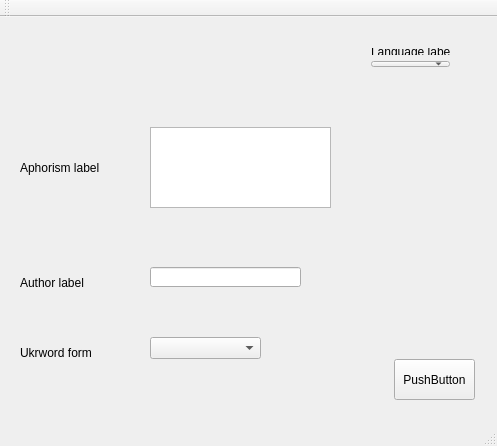
<?xml version="1.0" encoding="UTF-8"?>
<ui version="4.0">
 <class>MainWindow</class>
 <widget class="QMainWindow" name="MainWindow">
  <property name="geometry">
   <rect>
    <x>0</x>
    <y>0</y>
    <width>497</width>
    <height>446</height>
   </rect>
  </property>
  <property name="windowTitle">
   <string>MainWindow</string>
  </property>
  <widget class="QWidget" name="centralWidget">
   <widget class="QLabel" name="authorLabel">
    <property name="geometry">
     <rect>
      <x>20</x>
      <y>240</y>
      <width>91</width>
      <height>51</height>
     </rect>
    </property>
    <property name="acceptDrops">
     <bool>false</bool>
    </property>
    <property name="text">
     <string>Author label</string>
    </property>
    <property name="scaledContents">
     <bool>false</bool>
    </property>
    <property name="wordWrap">
     <bool>true</bool>
    </property>
   </widget>
   <widget class="QComboBox" name="formComboBox">
    <property name="geometry">
     <rect>
      <x>150</x>
      <y>320</y>
      <width>111</width>
      <height>22</height>
     </rect>
    </property>
   </widget>
   <widget class="QLabel" name="formLabel">
    <property name="geometry">
     <rect>
      <x>20</x>
      <y>315</y>
      <width>91</width>
      <height>41</height>
     </rect>
    </property>
    <property name="text">
     <string>Ukrword form</string>
    </property>
    <property name="wordWrap">
     <bool>true</bool>
    </property>
   </widget>
   <widget class="QPushButton" name="nextPushButton">
    <property name="geometry">
     <rect>
      <x>394</x>
      <y>342</y>
      <width>81</width>
      <height>41</height>
     </rect>
    </property>
    <property name="text">
     <string>PushButton</string>
    </property>
   </widget>
   <widget class="QWidget" name="">
    <property name="geometry">
     <rect>
      <x>360</x>
      <y>20</y>
      <width>101</width>
      <height>41</height>
     </rect>
    </property>
    <layout class="QVBoxLayout" name="verticalLayout">
     <item>
      <widget class="QLabel" name="langLabel">
       <property name="text">
        <string>Language label</string>
       </property>
      </widget>
     </item>
     <item>
      <widget class="QComboBox" name="langComboBox"/>
     </item>
    </layout>
   </widget>
   <widget class="QLabel" name="aphorismLabel">
    <property name="geometry">
     <rect>
      <x>20</x>
      <y>130</y>
      <width>91</width>
      <height>41</height>
     </rect>
    </property>
    <property name="text">
     <string>Aphorism label</string>
    </property>
    <property name="wordWrap">
     <bool>true</bool>
    </property>
   </widget>
   <widget class="QPlainTextEdit" name="aphorismPlainTextEdit">
    <property name="geometry">
     <rect>
      <x>150</x>
      <y>110</y>
      <width>181</width>
      <height>81</height>
     </rect>
    </property>
   </widget>
   <widget class="QLineEdit" name="authorLineEdit">
    <property name="geometry">
     <rect>
      <x>150</x>
      <y>250</y>
      <width>151</width>
      <height>20</height>
     </rect>
    </property>
   </widget>
   <zorder>langComboBox</zorder>
   <zorder>aphorismLabel</zorder>
   <zorder>aphorismPlainTextEdit</zorder>
   <zorder>langLabel</zorder>
   <zorder>langLabel</zorder>
   <zorder>langLabel</zorder>
   <zorder>langComboBox</zorder>
   <zorder>authorLabel</zorder>
   <zorder>authorLineEdit</zorder>
   <zorder>aphorismLabel</zorder>
   <zorder>authorLineEdit</zorder>
   <zorder>aphorismPlainTextEdit</zorder>
   <zorder>formComboBox</zorder>
   <zorder>formLabel</zorder>
   <zorder>nextPushButton</zorder>
  </widget>
  <widget class="QMenuBar" name="menuBar">
   <property name="geometry">
    <rect>
     <x>0</x>
     <y>0</y>
     <width>497</width>
     <height>21</height>
    </rect>
   </property>
  </widget>
  <widget class="QToolBar" name="mainToolBar">
   <attribute name="toolBarArea">
    <enum>TopToolBarArea</enum>
   </attribute>
   <attribute name="toolBarBreak">
    <bool>false</bool>
   </attribute>
  </widget>
  <widget class="QStatusBar" name="statusBar"/>
 </widget>
 <layoutdefault spacing="6" margin="11"/>
 <resources/>
 <connections/>
</ui>
